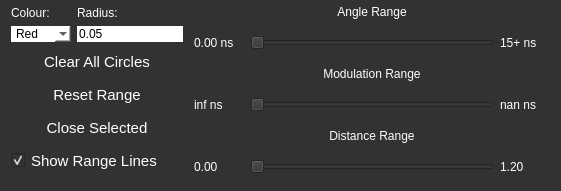
   <widget class="QFrame" name="GraphFrame">
    <property name="geometry">
     <rect>
      <x>30</x>
      <y>460</y>
      <width>561</width>
      <height>191</height>
     </rect>
    </property>
    <property name="styleSheet">
     <string notr="true">border:1px;
background-color: rgb(50,50,50);
</string>
    </property>
    <property name="frameShape">
     <enum>QFrame::StyledPanel</enum>
    </property>
    <property name="frameShadow">
     <enum>QFrame::Raised</enum>
    </property>
    <layout class="QGridLayout" name="gridLayout_3">
     <property name="topMargin">
      <number>0</number>
     </property>
     <property name="bottomMargin">
      <number>9</number>
     </property>
     <item row="3" column="0" colspan="2">
      <widget class="QPushButton" name="clearCircles">
       <property name="sizePolicy">
        <sizepolicy hsizetype="Minimum" vsizetype="Fixed">
         <horstretch>0</horstretch>
         <verstretch>0</verstretch>
        </sizepolicy>
       </property>
       <property name="minimumSize">
        <size>
         <width>0</width>
         <height>27</height>
        </size>
       </property>
       <property name="maximumSize">
        <size>
         <width>180</width>
         <height>16777215</height>
        </size>
       </property>
       <property name="styleSheet">
        <string notr="true">QPushButton{

            border: 4px solid '#4aa3d1';
            background: '#4aa3d1';
            color: white;
            font-family: 'Helvetica';
            font-size: 15px;
            padding: 0px 0;
            margin-top: 0px
}
QPushButton:hover{
	background: '#173953';
     border: 4px solid '#173953'
}</string>
       </property>
       <property name="text">
        <string>Clear All Circles</string>
       </property>
      </widget>
     </item>
     <item row="1" column="0">
      <widget class="QLabel" name="label_21">
       <property name="sizePolicy">
        <sizepolicy hsizetype="Preferred" vsizetype="Fixed">
         <horstretch>0</horstretch>
         <verstretch>0</verstretch>
        </sizepolicy>
       </property>
       <property name="maximumSize">
        <size>
         <width>16777215</width>
         <height>25</height>
        </size>
       </property>
       <property name="styleSheet">
        <string notr="true">color: #FFFFFF</string>
       </property>
       <property name="text">
        <string>Colour:</string>
       </property>
      </widget>
     </item>
     <item row="0" column="2" rowspan="8">
      <layout class="QGridLayout" name="gridLayout">
       <property name="leftMargin">
        <number>5</number>
       </property>
       <property name="topMargin">
        <number>2</number>
       </property>
       <item row="1" column="1" rowspan="2">
        <widget class="RangeSlider" name="angleSlider">
         <property name="sizePolicy">
          <sizepolicy hsizetype="Expanding" vsizetype="Expanding">
           <horstretch>0</horstretch>
           <verstretch>0</verstretch>
          </sizepolicy>
         </property>
         <property name="maximumSize">
          <size>
           <width>16777215</width>
           <height>15</height>
          </size>
         </property>
         <property name="maximum">
          <number>90</number>
         </property>
         <property name="orientation">
          <enum>Qt::Horizontal</enum>
         </property>
        </widget>
       </item>
       <item row="6" column="0" colspan="3">
        <widget class="QLabel" name="circleMin_4">
         <property name="sizePolicy">
          <sizepolicy hsizetype="Preferred" vsizetype="Fixed">
           <horstretch>0</horstretch>
           <verstretch>0</verstretch>
          </sizepolicy>
         </property>
         <property name="minimumSize">
          <size>
           <width>30</width>
           <height>20</height>
          </size>
         </property>
         <property name="maximumSize">
          <size>
           <width>16777215</width>
           <height>25</height>
          </size>
         </property>
         <property name="styleSheet">
          <string notr="true">color: #FFFFFF</string>
         </property>
         <property name="text">
          <string>Distance Range</string>
         </property>
         <property name="alignment">
          <set>Qt::AlignCenter</set>
         </property>
        </widget>
       </item>
       <item row="1" column="2" rowspan="2">
        <widget class="QLabel" name="angleMaxTauP">
         <property name="sizePolicy">
          <sizepolicy hsizetype="Fixed" vsizetype="Expanding">
           <horstretch>0</horstretch>
           <verstretch>0</verstretch>
          </sizepolicy>
         </property>
         <property name="minimumSize">
          <size>
           <width>50</width>
           <height>0</height>
          </size>
         </property>
         <property name="styleSheet">
          <string notr="true">color: #FFFFFF</string>
         </property>
         <property name="text">
          <string>15+ ns</string>
         </property>
        </widget>
       </item>
       <item row="4" column="2" rowspan="2">
        <widget class="QLabel" name="circleMaxTauM">
         <property name="sizePolicy">
          <sizepolicy hsizetype="Fixed" vsizetype="Preferred">
           <horstretch>0</horstretch>
           <verstretch>0</verstretch>
          </sizepolicy>
         </property>
         <property name="minimumSize">
          <size>
           <width>50</width>
           <height>0</height>
          </size>
         </property>
         <property name="styleSheet">
          <string notr="true">color: #FFFFFF</string>
         </property>
         <property name="text">
          <string>nan ns</string>
         </property>
        </widget>
       </item>
       <item row="1" column="0" rowspan="2">
        <widget class="QLabel" name="angleMinTauP">
         <property name="sizePolicy">
          <sizepolicy hsizetype="Fixed" vsizetype="Expanding">
           <horstretch>0</horstretch>
           <verstretch>0</verstretch>
          </sizepolicy>
         </property>
         <property name="minimumSize">
          <size>
           <width>50</width>
           <height>0</height>
          </size>
         </property>
         <property name="styleSheet">
          <string notr="true">color: #FFFFFF</string>
         </property>
         <property name="text">
          <string>0.00 ns</string>
         </property>
        </widget>
       </item>
       <item row="4" column="1" rowspan="2">
        <widget class="RangeSlider" name="circleSlider">
         <property name="sizePolicy">
          <sizepolicy hsizetype="Expanding" vsizetype="Expanding">
           <horstretch>0</horstretch>
           <verstretch>0</verstretch>
          </sizepolicy>
         </property>
         <property name="maximumSize">
          <size>
           <width>16777215</width>
           <height>15</height>
          </size>
         </property>
         <property name="maximum">
          <number>120</number>
         </property>
         <property name="orientation">
          <enum>Qt::Horizontal</enum>
         </property>
        </widget>
       </item>
       <item row="7" column="2" rowspan="2">
        <widget class="QLabel" name="fractMax">
         <property name="minimumSize">
          <size>
           <width>50</width>
           <height>0</height>
          </size>
         </property>
         <property name="maximumSize">
          <size>
           <width>22</width>
           <height>16777215</height>
          </size>
         </property>
         <property name="styleSheet">
          <string notr="true">color: #FFFFFF</string>
         </property>
         <property name="text">
          <string>1.20</string>
         </property>
        </widget>
       </item>
       <item row="7" column="1" rowspan="2">
        <widget class="RangeSlider" name="fractionSlider">
         <property name="sizePolicy">
          <sizepolicy hsizetype="Expanding" vsizetype="Expanding">
           <horstretch>0</horstretch>
           <verstretch>0</verstretch>
          </sizepolicy>
         </property>
         <property name="maximumSize">
          <size>
           <width>16777215</width>
           <height>15</height>
          </size>
         </property>
         <property name="maximum">
          <number>120</number>
         </property>
         <property name="orientation">
          <enum>Qt::Horizontal</enum>
         </property>
        </widget>
       </item>
       <item row="4" column="0" rowspan="2">
        <widget class="QLabel" name="circleMinTauM">
         <property name="sizePolicy">
          <sizepolicy hsizetype="Fixed" vsizetype="Preferred">
           <horstretch>0</horstretch>
           <verstretch>0</verstretch>
          </sizepolicy>
         </property>
         <property name="minimumSize">
          <size>
           <width>50</width>
           <height>0</height>
          </size>
         </property>
         <property name="styleSheet">
          <string notr="true">color: #FFFFFF</string>
         </property>
         <property name="text">
          <string>inf ns</string>
         </property>
        </widget>
       </item>
       <item row="3" column="0" colspan="3">
        <widget class="QLabel" name="circleMin_3">
         <property name="sizePolicy">
          <sizepolicy hsizetype="Preferred" vsizetype="Fixed">
           <horstretch>0</horstretch>
           <verstretch>0</verstretch>
          </sizepolicy>
         </property>
         <property name="minimumSize">
          <size>
           <width>30</width>
           <height>20</height>
          </size>
         </property>
         <property name="maximumSize">
          <size>
           <width>16777215</width>
           <height>25</height>
          </size>
         </property>
         <property name="styleSheet">
          <string notr="true">color: #FFFFFF</string>
         </property>
         <property name="text">
          <string>Modulation Range</string>
         </property>
         <property name="alignment">
          <set>Qt::AlignCenter</set>
         </property>
        </widget>
       </item>
       <item row="7" column="0" rowspan="2">
        <widget class="QLabel" name="fractMin">
         <property name="minimumSize">
          <size>
           <width>50</width>
           <height>0</height>
          </size>
         </property>
         <property name="styleSheet">
          <string notr="true">color: #FFFFFF</string>
         </property>
         <property name="text">
          <string>0.00</string>
         </property>
        </widget>
       </item>
       <item row="0" column="1">
        <widget class="QLabel" name="circleMin_2">
         <property name="sizePolicy">
          <sizepolicy hsizetype="Preferred" vsizetype="Fixed">
           <horstretch>0</horstretch>
           <verstretch>0</verstretch>
          </sizepolicy>
         </property>
         <property name="minimumSize">
          <size>
           <width>30</width>
           <height>20</height>
          </size>
         </property>
         <property name="maximumSize">
          <size>
           <width>16777215</width>
           <height>25</height>
          </size>
         </property>
         <property name="styleSheet">
          <string notr="true">color: #FFFFFF</string>
         </property>
         <property name="text">
          <string>Angle Range</string>
         </property>
         <property name="alignment">
          <set>Qt::AlignCenter</set>
         </property>
        </widget>
       </item>
      </layout>
     </item>
     <item row="2" column="0">
      <widget class="QComboBox" name="circleSelect">
       <property name="sizePolicy">
        <sizepolicy hsizetype="Fixed" vsizetype="Preferred">
         <horstretch>0</horstretch>
         <verstretch>0</verstretch>
        </sizepolicy>
       </property>
       <property name="minimumSize">
        <size>
         <width>60</width>
         <height>0</height>
        </size>
       </property>
       <property name="maximumSize">
        <size>
         <width>100</width>
         <height>16777215</height>
        </size>
       </property>
       <property name="styleSheet">
        <string notr="true">background: white</string>
       </property>
       <item>
        <property name="text">
         <string>Red</string>
        </property>
       </item>
       <item>
        <property name="text">
         <string>Green</string>
        </property>
       </item>
       <item>
        <property name="text">
         <string>Blue</string>
        </property>
       </item>
       <item>
        <property name="text">
         <string>Yellow</string>
        </property>
       </item>
      </widget>
     </item>
     <item row="2" column="1">
      <widget class="QLineEdit" name="set_radius">
       <property name="sizePolicy">
        <sizepolicy hsizetype="Fixed" vsizetype="Fixed">
         <horstretch>0</horstretch>
         <verstretch>0</verstretch>
        </sizepolicy>
       </property>
       <property name="styleSheet">
        <string notr="true">background: white</string>
       </property>
       <property name="text">
        <string>0.05</string>
       </property>
      </widget>
     </item>
     <item row="0" column="1">
      <spacer name="verticalSpacer_2">
       <property name="orientation">
        <enum>Qt::Vertical</enum>
       </property>
       <property name="sizeHint" stdset="0">
        <size>
         <width>20</width>
         <height>6</height>
        </size>
       </property>
      </spacer>
     </item>
     <item row="5" column="0" colspan="2">
      <widget class="QPushButton" name="close_selected">
       <property name="sizePolicy">
        <sizepolicy hsizetype="Minimum" vsizetype="Fixed">
         <horstretch>0</horstretch>
         <verstretch>0</verstretch>
        </sizepolicy>
       </property>
       <property name="minimumSize">
        <size>
         <width>0</width>
         <height>27</height>
        </size>
       </property>
       <property name="maximumSize">
        <size>
         <width>180</width>
         <height>16777215</height>
        </size>
       </property>
       <property name="styleSheet">
        <string notr="true">QPushButton{

            border: 4px solid '#4aa3d1';
            background: '#4aa3d1';
            color: white;
            font-family: 'Helvetica';
            font-size: 15px;
            padding: 0px 0;
            margin-top: 0px
}
QPushButton:hover{
	background: '#173953';
     border: 4px solid '#173953'
}</string>
       </property>
       <property name="text">
        <string>Close Selected</string>
       </property>
      </widget>
     </item>
     <item row="1" column="1">
      <widget class="QLabel" name="label_13">
       <property name="sizePolicy">
        <sizepolicy hsizetype="Preferred" vsizetype="Minimum">
         <horstretch>0</horstretch>
         <verstretch>0</verstretch>
        </sizepolicy>
       </property>
       <property name="maximumSize">
        <size>
         <width>16777215</width>
         <height>25</height>
        </size>
       </property>
       <property name="styleSheet">
        <string notr="true">color: #FFFFFF</string>
       </property>
       <property name="text">
        <string>Radius:</string>
       </property>
      </widget>
     </item>
     <item row="4" column="0" colspan="2">
      <widget class="QPushButton" name="reset_range">
       <property name="sizePolicy">
        <sizepolicy hsizetype="Minimum" vsizetype="Fixed">
         <horstretch>0</horstretch>
         <verstretch>0</verstretch>
        </sizepolicy>
       </property>
       <property name="minimumSize">
        <size>
         <width>0</width>
         <height>27</height>
        </size>
       </property>
       <property name="maximumSize">
        <size>
         <width>180</width>
         <height>16777215</height>
        </size>
       </property>
       <property name="styleSheet">
        <string notr="true">QPushButton{

            border: 4px solid '#4aa3d1';
            background: '#4aa3d1';
            color: white;
            font-family: 'Helvetica';
            font-size: 15px;
            padding: 0px 0;
            margin-top: 0px
}
QPushButton:hover{
	background: '#173953';
     border: 4px solid '#173953'
}</string>
       </property>
       <property name="text">
        <string>Reset Range</string>
       </property>
      </widget>
     </item>
     <item row="7" column="0">
      <spacer name="verticalSpacer">
       <property name="orientation">
        <enum>Qt::Vertical</enum>
       </property>
       <property name="sizeHint" stdset="0">
        <size>
         <width>20</width>
         <height>40</height>
        </size>
       </property>
      </spacer>
     </item>
     <item row="6" column="0" colspan="2">
      <widget class="QCheckBox" name="ShowRangeLines">
       <property name="minimumSize">
        <size>
         <width>0</width>
         <height>27</height>
        </size>
       </property>
       <property name="font">
        <font>
         <pointsize>11</pointsize>
        </font>
       </property>
       <property name="styleSheet">
        <string notr="true">background: '#4aa3d1';
color: white;</string>
       </property>
       <property name="text">
        <string>Show Range Lines</string>
       </property>
       <property name="checked">
        <bool>true</bool>
       </property>
      </widget>
     </item>
    </layout>
   </widget>
